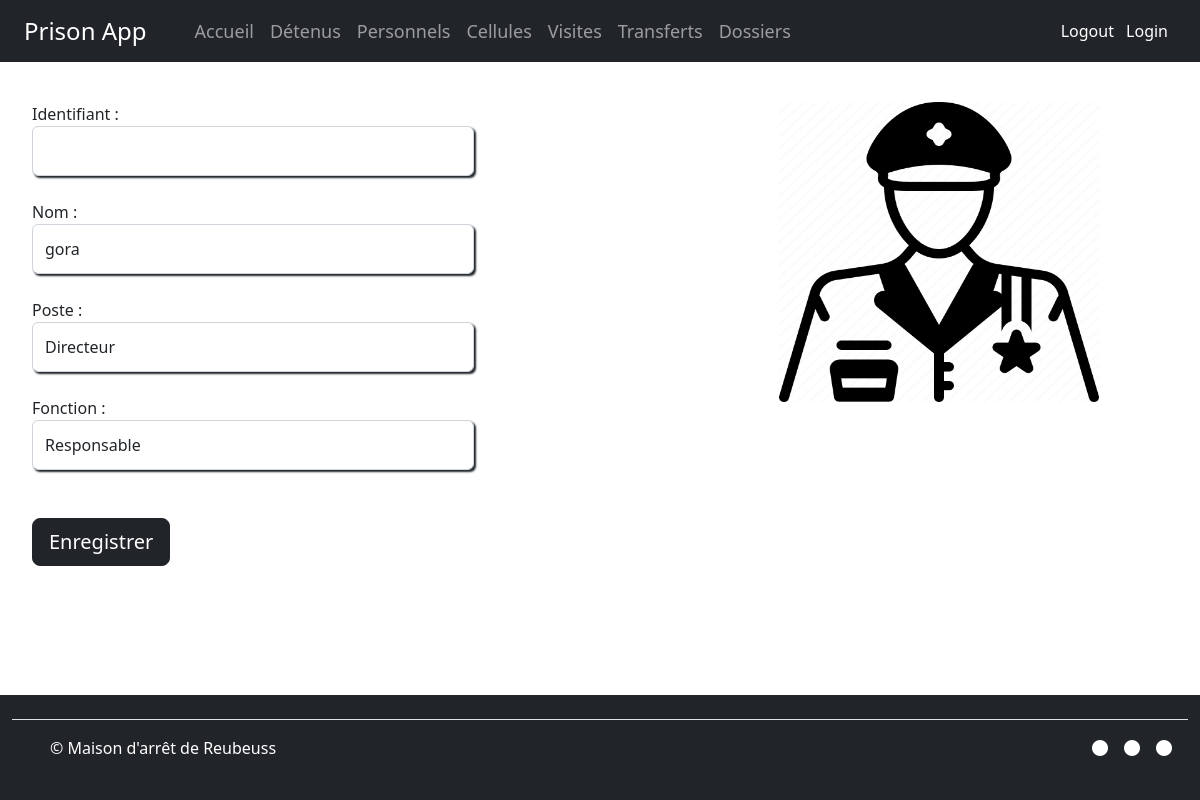
The page /personnelle/modification_personnelle/4 (signed in) on the database its author committed.
### prisonApp/models.py (models this page shows, shortened)
class Personnels(db.Model):
    numero_personnel = db.Column(db.Integer, primary_key=True)
    nom = db.Column(db.String(50), nullable=False)
    poste = db.Column(db.Text, nullable=False)
    fonction = db.Column(db.Text, nullable=False)

### prisonApp/views.py (the view)
@app.route("/personnelle/modification_personnelle/<numero_personnel>")#----------------------------------------
@personnel_l1_required
def modification_personnelle(numero_personnel):
    personnelle = Personnels.query.filter_by(numero_personnel=numero_personnel).first()
    return render_template('personnelle/modification_personnelle.html', form_data=personnelle)

### prisonApp/views.py (called while the page is built)
def personnel_l1_required(f):
    @wraps(f)
    def decorated_function(*args, **kwargs):
        if 'user_id' not in session:
            return render_template('403.html')
        user = Users.query.get(session['user_id'])
        if user.id_role not in [1, 2, 3]:
            return render_template('403.html')
        return f(*args, **kwargs)
    return decorated_function

### prisonApp/templates/personnelle/modification_personnelle.html (shortened to what this page needs)
{% extends 'base.html' %}
{% block content %}
<div class="container-fluid tableau">
    <div class="row ">
    <div class="col mx-auto ">
        <form method="POST" action="{{ url_for('modifier_personnelle', id=form_data.numero_personnel) }} }}">
                <div>
                    <br>
                    <label for="identifiant_personnel">Identifiant :</label>
                    <input type="text" name="identifiant_personnel" id="identifiant_personnel"
                           class="form-control" value="{{ form_data.identifiant_personnel }}" required>
                </div>
                <div >
                    <br>
                    <label for="nom">Nom :</label>
                    <input type="text" name="nom" id="nom" class="form-control"
                           value="{{ form_data.nom }}" required>
                </div>
                <div class=>
                    <br>
                    <label for="poste">Poste :</label>
                    <select name="poste" id="poste" class="form-control" required>
                        <option value="directeur" {% if form_data.poste == 'directeur' %}selected{% endif %}>
                            Directeur
                        </option>
                    </select>
                </div>
                <div>
                    <br>
                    <label for="fonction">Fonction :</label>
                    <select name="fonction" id="fonction" class="form-control" required>
                        <option value="responsable" {% if form_data.fonction == 'responsable' %}selected{% endif %}>
                            Responsable
                        </option>
                    </select>
                </div>
                <br>
                <br>
                <div class="row ">
                    <div class="col-md-12">
                        <button type="submit" class="btn btn-lg btn-dark">Enregistrer</button>
                    </div>
                </div>
        </form>
    </div>
    <div class="col-2 ">
    </div>
    <div class="col mx-4 my-4 d-flex justify-content-center">
        <img src="{{ url_for('static', filename='img/personnelle2.png') }}" width="320" height="300">
    </div>
    </div>
</div>
{% endblock %}

### prisonApp/static/css/style.css (style rules this page uses)
body { display: flex; flex-direction: column; }
input, textarea, select { width: 280px; height: 50px; border: groove; border-radius: 10px; border-color: rgb(255, 255, 255); box-shadow: 2px 2px 2px 0px; }
.tableau { margin-bottom: 150px !important; }

### rows shown on the page
Personnels: nom "gora", poste "Directeur", fonction "Responsable"
